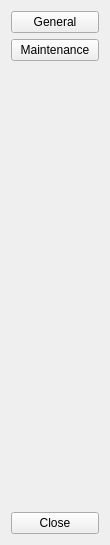
<?xml version="1.0" encoding="UTF-8"?>
<ui version="4.0">
 <class>ECVTCategory</class>
 <widget class="QWidget" name="ECVTCategory">
  <property name="geometry">
   <rect>
    <x>0</x>
    <y>0</y>
    <width>106</width>
    <height>545</height>
   </rect>
  </property>
  <property name="windowTitle">
   <string>AO VT</string>
  </property>
  <layout class="QGridLayout">
   <item row="0" column="0">
    <widget class="QPushButton" name="btn_general">
     <property name="text">
      <string>General</string>
     </property>
     <property name="checkable">
      <bool>true</bool>
     </property>
    </widget>
   </item>
   <item row="1" column="0">
    <widget class="QPushButton" name="btn_maintenance">
     <property name="text">
      <string>Maintenance</string>
     </property>
     <property name="checkable">
      <bool>true</bool>
     </property>
    </widget>
   </item>
   <item row="2" column="0">
    <spacer>
     <property name="orientation">
      <enum>Qt::Vertical</enum>
     </property>
     <property name="sizeHint" stdset="0">
      <size>
       <width>88</width>
       <height>351</height>
      </size>
     </property>
    </spacer>
   </item>
   <item row="3" column="0">
    <widget class="QPushButton" name="btn_close">
     <property name="text">
      <string>Close</string>
     </property>
     <property name="checkable">
      <bool>false</bool>
     </property>
    </widget>
   </item>
  </layout>
 </widget>
 <resources/>
 <connections/>
</ui>
